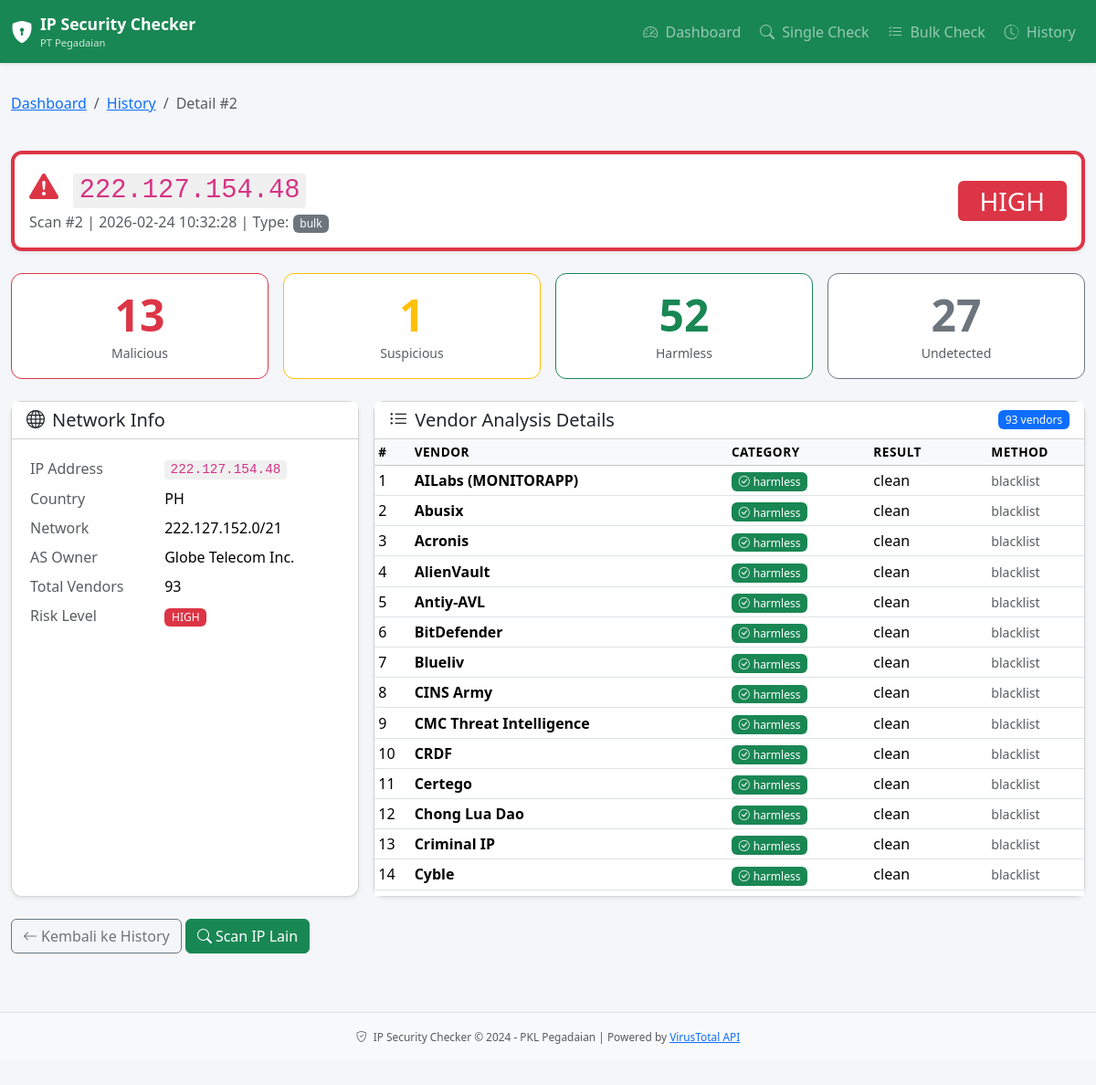
The app's page /detail/2 with its own data.
### tables this page shows
CREATE TABLE scan_history (
                id INTEGER PRIMARY KEY AUTOINCREMENT,
                ip_address TEXT NOT NULL,
                scan_date DATETIME DEFAULT CURRENT_TIMESTAMP,
                malicious INTEGER DEFAULT 0,
                suspicious INTEGER DEFAULT 0,
                harmless INTEGER DEFAULT 0,
                undetected INTEGER DEFAULT 0,
                total_vendors INTEGER DEFAULT 0,
                risk_level TEXT DEFAULT 'UNKNOWN',
                country TEXT DEFAULT '-',
                as_owner TEXT DEFAULT '-',
                network TEXT DEFAULT '-',
                raw_response TEXT,
                scan_type TEXT DEFAULT 'single'
            );

CREATE TABLE scan_details (
                id INTEGER PRIMARY KEY AUTOINCREMENT,
                scan_id INTEGER NOT NULL,
                vendor_name TEXT NOT NULL,
                category TEXT DEFAULT 'undetected',
                result TEXT DEFAULT 'clean',
                method TEXT DEFAULT 'blacklist',
                FOREIGN KEY (scan_id) REFERENCES scan_history(id)
                    ON DELETE CASCADE
            );

### app.py (the view)
@app.route('/detail/<int:scan_id>')
def detail(scan_id):
    scan = db.get_scan_by_id(scan_id)
    if not scan:
        flash('Data scan tidak ditemukan', 'error')
        return redirect(url_for('history'))
    return render_template('detail.html', scan=scan)

### app.py (called while the page is built)
@app.template_filter('risk_color')
def risk_color_filter(risk_level):
    colors = {
        'HIGH': 'danger',
        'MEDIUM': 'warning',
        'LOW': 'info',
        'SAFE': 'success',
        'UNKNOWN': 'secondary'
    }
    return colors.get(risk_level, 'secondary')

@app.template_filter('risk_icon')
def risk_icon_filter(risk_level):
    icons = {
        'HIGH': 'bi-exclamation-triangle-fill',
        'MEDIUM': 'bi-exclamation-circle-fill',
        'LOW': 'bi-info-circle-fill',
        'SAFE': 'bi-shield-check',
        'UNKNOWN': 'bi-question-circle'
    }
    return icons.get(risk_level, 'bi-question-circle')

### database.py (called while the page is built)
    def get_connection(self):
        conn = sqlite3.connect(self.db_path)
        conn.row_factory = sqlite3.Row  # Agar bisa akses kolom by name
        conn.execute("PRAGMA journal_mode=WAL")  # Better concurrency
        return conn

    def get_scan_by_id(self, scan_id: int) -> dict:
        conn = self.get_connection()
        cursor = conn.cursor()
        cursor.execute('SELECT * FROM scan_history WHERE id = ?', (scan_id,))
        scan = cursor.fetchone()
        if not scan:
            conn.close()
            return None
        scan_dict = dict(scan)
        cursor.execute('''
            SELECT * FROM scan_details
            WHERE scan_id = ?
            ORDER BY category, vendor_name
        ''', (scan_id,))
        scan_dict['details'] = [dict(row) for row in cursor.fetchall()]
        conn.close()
        return scan_dict

### templates/detail.html (shortened to what this page needs)
{% extends "base.html" %}
{% block content %}
<div class="row mb-4">
    <div class="col-12">
        <nav aria-label="breadcrumb">
            <ol class="breadcrumb">
                <li class="breadcrumb-item"><a href="{{ url_for('index') }}">Dashboard</a></li>
                <li class="breadcrumb-item"><a href="{{ url_for('history') }}">History</a></li>
                <li class="breadcrumb-item active">Detail #{{ scan.id }}</li>
            </ol>
        </nav>
    </div>
</div>
<div class="row mb-4">
    <div class="col-12">
        <div class="card shadow-sm border-{{ scan.risk_level|risk_color }} border-top border-4">
            <div class="card-body">
                <div class="row align-items-center">
                    <div class="col-md-8">
                        <h2 class="mb-1">
                            <i class="{{ scan.risk_level|risk_icon }} text-{{ scan.risk_level|risk_color }} me-2"></i>
                            <code>{{ scan.ip_address }}</code>
                        </h2>
                        <p class="text-muted mb-0">
                            Scan #{{ scan.id }} | {{ scan.scan_date }} |
                            Type: <span class="badge bg-secondary">{{ scan.scan_type }}</span>
                        </p>
                    </div>
                    <div class="col-md-4 text-end">
                        <span class="badge bg-{{ scan.risk_level|risk_color }} fs-3 px-4 py-2">
                            {{ scan.risk_level }}
                        </span>
                    </div>
                </div>
            </div>
        </div>
    </div>
</div>
<div class="row g-3 mb-4">
    <div class="col-md-3 col-6">
        <div class="card text-center border-danger">
            <div class="card-body">
                <div class="display-5 text-danger fw-bold">{{ scan.malicious }}</div>
                <small class="text-muted">Malicious</small>
            </div>
        </div>
    </div>
    <div class="col-md-3 col-6">
        <div class="card text-center border-warning">
            <div class="card-body">
                <div class="display-5 text-warning fw-bold">{{ scan.suspicious }}</div>
                <small class="text-muted">Suspicious</small>
            </div>
        </div>
    </div>
    <div class="col-md-3 col-6">
        <div class="card text-center border-success">
            <div class="card-body">
                <div class="display-5 text-success fw-bold">{{ scan.harmless }}</div>
                <small class="text-muted">Harmless</small>
            </div>
        </div>
    </div>
    <div class="col-md-3 col-6">
        <div class="card text-center border-secondary">
            <div class="card-body">
                <div class="display-5 text-secondary fw-bold">{{ scan.undetected }}</div>
                <small class="text-muted">Undetected</small>
            </div>
        </div>
    </div>
</div>
<div class="row g-3">
    <div class="col-md-4">
        <div class="card shadow-sm h-100">
            <div class="card-header bg-white">
                <h5 class="mb-0"><i class="bi bi-globe me-2"></i>Network Info</h5>
            </div>
            <div class="card-body">
                <table class="table table-sm table-borderless">
                    <tr>
                        <td class="text-muted">IP Address</td>
                        <td><code>{{ scan.ip_address }}</code></td>
                    </tr>
                    <tr>
                        <td class="text-muted">Country</td>
                        <td>{{ scan.country }}</td>
                    </tr>
                    <tr>
                        <td class="text-muted">Network</td>
                        <td>{{ scan.network }}</td>
                    </tr>
                    <tr>
                        <td class="text-muted">AS Owner</td>
                        <td>{{ scan.as_owner }}</td>
                    </tr>
                    <tr>
                        <td class="text-muted">Total Vendors</td>
                        <td>{{ scan.total_vendors }}</td>
                    </tr>
                    <tr>
                        <td class="text-muted">Risk Level</td>
                        <td>
                            <span class="badge bg-{{ scan.risk_level|risk_color }}">
                                {{ scan.risk_level }}
                            </span>
                        </td>
                    </tr>
                </table>
            </div>
        </div>
    </div>
    <div class="col-md-8">
        <div class="card shadow-sm">
            <div class="card-header bg-white d-flex justify-content-between align-items-center">
                <h5 class="mb-0"><i class="bi bi-list-ul me-2"></i>Vendor Analysis Details</h5>
                <span class="badge bg-primary">{{ scan.details|length }} vendors</span>
            </div>
            <div class="card-body p-0">
                {% if scan.details %}
                <div class="table-responsive" style="max-height: 500px; overflow-y: auto;">
                    <table class="table table-sm table-hover mb-0">
                        <thead class="table-light sticky-top">
                            <tr>
                                <th>#</th>
                                <th>Vendor</th>
                                <th>Category</th>
                                <th>Result</th>
                                <th>Method</th>
                            </tr>
                        </thead>
                        <tbody>
                            {% for d in scan.details %}
                            <tr class="{% if d.category == 'malicious' %}table-danger{% elif d.category == 'suspicious' %}table-warning{% endif %}">
                                <td>{{ loop.index }}</td>
                                <td><strong>{{ d.vendor_name }}</strong></td>
                                <td>
                                    {% if d.category == 'malicious' %}
                                        <span class="badge bg-danger">
                                            <i class="bi bi-exclamation-triangle me-1"></i>malicious
                                        </span>
                                    {% elif d.category == 'suspicious' %}
                                        <span class="badge bg-warning text-dark">
                                            <i class="bi bi-exclamation-circle me-1"></i>suspicious
                                        </span>
                                    {% elif d.category == 'harmless' %}
                                        <span class="badge bg-success">
                                            <i class="bi bi-check-circle me-1"></i>harmless
                                        </span>
                                    {% else %}
                                        <span class="badge bg-secondary">
                                            <i class="bi bi-dash-circle me-1"></i>undetected
                                        </span>
                                    {% endif %}
                                </td>
                                <td>{{ d.result or '-' }}</td>
                                <td><small class="text-muted">{{ d.method }}</small></td>
                            </tr>
                            {% endfor %}
                        </tbody>
                    </table>
                </div>
                {% else %}
                <div class="text-center py-4 text-muted">
                    <p>Detail vendor tidak tersedia</p>
                </div>
                {% endif %}
            </div>
        </div>
    </div>
</div>
<div class="row mt-4">
    <div class="col-12">
        <a href="{{ url_for('history') }}" class="btn btn-outline-secondary">
            <i class="bi bi-arrow-left me-1"></i>Kembali ke History
        </a>
        <a href="{{ url_for('single_check') }}" class="btn btn-success">
            <i class="bi bi-search me-1"></i>Scan IP Lain
        </a>
    </div>
</div>
{% endblock %}

### static/css/style.css (style rules this page uses)
body { background-color: #f5f6fa; font-family: 'Segoe UI', Tahoma, Geneva, Verdana, sans-serif; }
.card { border-radius: 0.75rem; transition: transform 0.2s, box-shadow 0.2s; }
.table th { font-weight: 600; font-size: 0.85rem; text-transform: uppercase; letter-spacing: 0.5px; }
.table td { vertical-align: middle; }
code { font-size: 0.9em; padding: 0.15rem 0.4rem; border-radius: 0.25rem; background-color: #f0f0f0; color: #d63384; }
.badge { font-weight: 500; }
.sticky-top { position: sticky; top: 0; z-index: 1; }

### records on screen
scan_history: id "2", ip_address "222.127.154.48", scan_date "2026-02-24 10:32:28", scan_type "bulk", risk_level "HIGH", malicious "13", suspicious "1", harmless "52", undetected "27", country "PH", network "222.127.152.0/21", as_owner "Globe Telecom Inc.", total_vendors "93"
scan_details: vendor_name "AILabs (MONITORAPP)", category "harmless" (drawn), result "clean", method "blacklist"
scan_details: vendor_name "Abusix", category "harmless" (drawn), result "clean", method "blacklist"
scan_details: vendor_name "Acronis", category "harmless" (drawn), result "clean", method "blacklist"
scan_details: vendor_name "AlienVault", category "harmless" (drawn), result "clean", method "blacklist"
scan_details: vendor_name "Antiy-AVL", category "harmless" (drawn), result "clean", method "blacklist"
scan_details: vendor_name "BitDefender", category "harmless" (drawn), result "clean", method "blacklist"
scan_details: vendor_name "Blueliv", category "harmless" (drawn), result "clean", method "blacklist"
scan_details: vendor_name "CINS Army", category "harmless" (drawn), result "clean", method "blacklist"
scan_details: vendor_name "CMC Threat Intelligence", category "harmless" (drawn), result "clean", method "blacklist"
scan_details: vendor_name "CRDF", category "harmless" (drawn), result "clean", method "blacklist"
scan_details: vendor_name "Certego", category "harmless" (drawn), result "clean", method "blacklist"
scan_details: vendor_name "Chong Lua Dao", category "harmless" (drawn), result "clean", method "blacklist"
scan_details: vendor_name "Criminal IP", category "harmless" (drawn), result "clean", method "blacklist"
scan_details: vendor_name "Cyble", category "harmless" (drawn), result "clean", method "blacklist"

### other values on screen
{{ scan.details|length }} "93"
